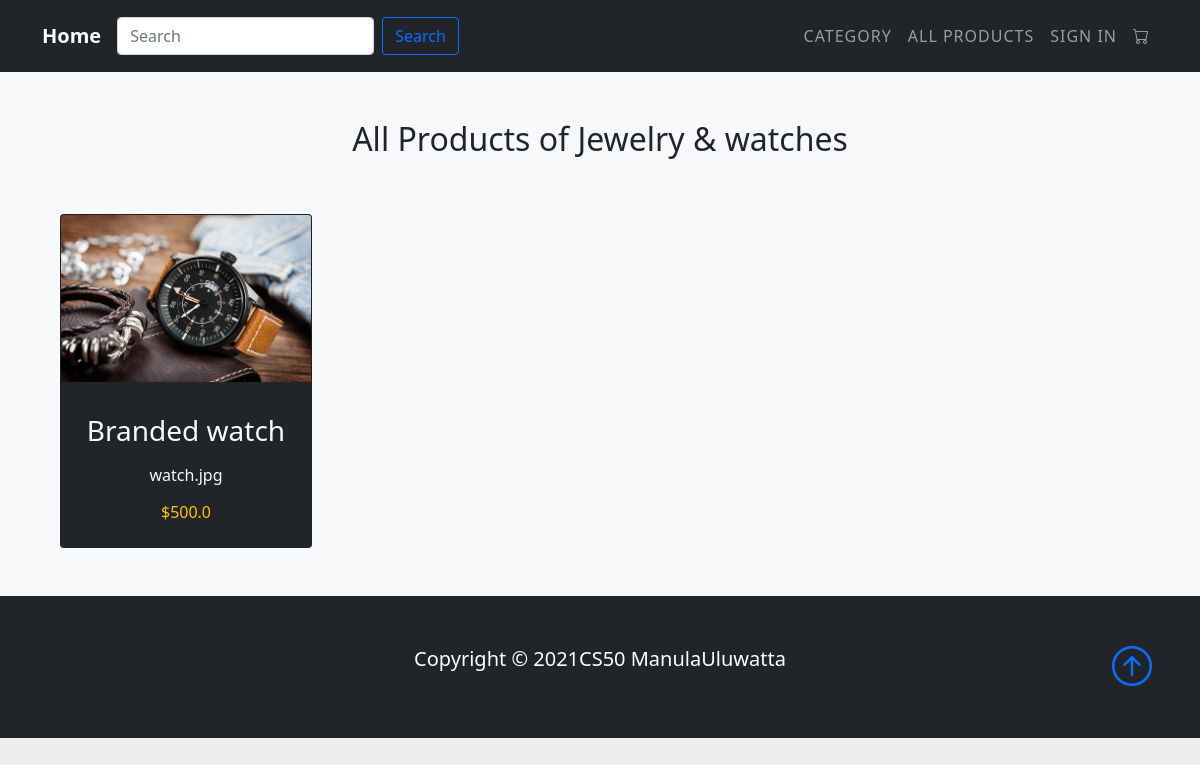
The page /displayCategory?categoryId=4 on the database as committed earlier.
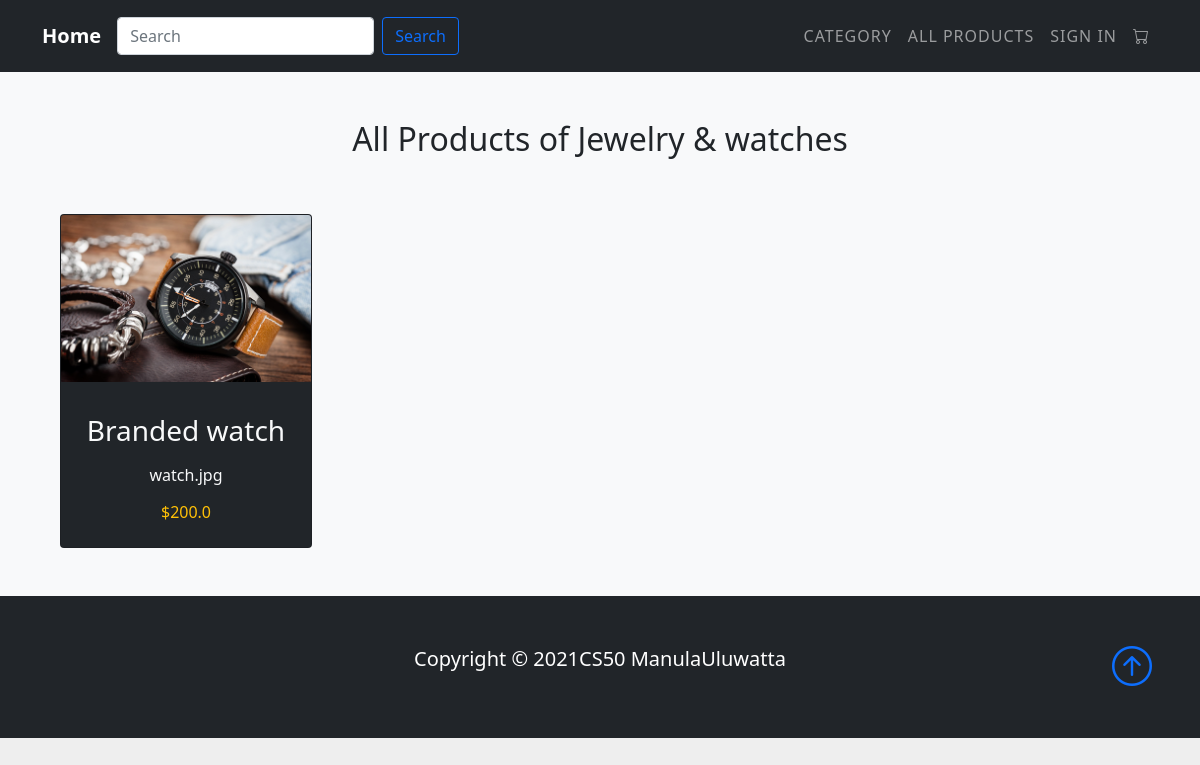
The same page on the database as committed later.
### tables this page shows
CREATE TABLE PRODUCTS(
    product_id Integer PRIMARY key,
    productName TEXT,
    price REAL,
    description TEXT,
    image TEXT,
    qty INTEGER,
    categoryId INTEGER,
    FOREIGN KEY(categoryId) REFERENCES categories(categoryId)
);

### application.py (the view)
@app.route("/displayCategory")
def displayCategory():
        loggedIn, firstName, noOfItems = getLoginDetails()
        categoryId = request.args.get("categoryId")
        with sqlite3.connect('database.db') as conn:
            cur = conn.cursor()
            cur.execute("SELECT products.product_id, products.productName, products.price, products.image, categories.name FROM products, categories  WHERE products.categoryId = categories.categoryId AND categories.categoryId = ?", (categoryId, ))
            data = cur.fetchall()
        conn.close()
        categoryName = data[0][4]
        data = parse(data)
        return render_template('displayCategory.html', productsDetails=data, isLogged=loggedIn, firstName=firstName, numOfItems=noOfItems, categoryName=categoryName)

### application.py (called while the page is built)
@app.after_request
def after_request(response):
    response.headers["Cache-Control"] = "no-cache, no-store, must-revalidate"
    response.headers["Expires"] = 0
    response.headers["Pragma"] = "no-cache"
    return response

def getLoginDetails():
    with sqlite3.connect('database.db') as conn:
        db = conn.cursor()
        if 'email' not in session:
            isLogged = False
            firstName = ''
            numOfItems = 0
        else:
            isLogged = True
            db.execute("SELECT user_id, firstName FROM users WHERE email = ?", (session['email'],))
            user_id, firstName = db.fetchone()
            db.execute("SELECT count(product_id) FROM cart WHERE user_id = ?", (user_id, ))
            numOfItems = db.fetchone()[0]
    conn.close()
    return (isLogged, firstName, numOfItems)

def parse(data):
    ans = []
    i = 0
    while i < len(data):
        curr = []
        for j in range(7):
            if i >= len(data):
                break
            curr.append(data[i])
            i += 1
        ans.append(curr)
    return ans

### templates/displayCategory.html (shortened to what this page needs)
{% extends "layout.html" %}
{% block body %}
<section id="" class="p-5 bg-light text-dark">
    <div class="container">
        <h2 class="text-center text-dark pb-5">All Products of {{ categoryName }}</h2>
        <div class="row g-4">
            {% for data in productsDetails %}
            {% for product in data %}
            <div class="col-md-6 col-lg-3">
                <div class="card bg-dark text-light h-100">
                    <img src="{{ url_for('static', filename='uploads/' + product[3]) }}" class="card-img-top mb-3"
                        alt="...">
                    <div class="card-body text-center">
                        <h3 class="card-title mb-3">{{ product[1] }}</h3>
                        <p class="card-text">{{ product[3] }}</p>
                        <h6 class="text-warning">${{ product[2] }}</h6>
                    </div>
                </div>
            </div>
            {% endfor %}
            {% endfor %}
        </div>
    </div>
</section>
{% endblock %}

Rows that differ between the two databases and show on the page:
changed PRODUCTS "Branded watch": price "500.0" → "200.0"
